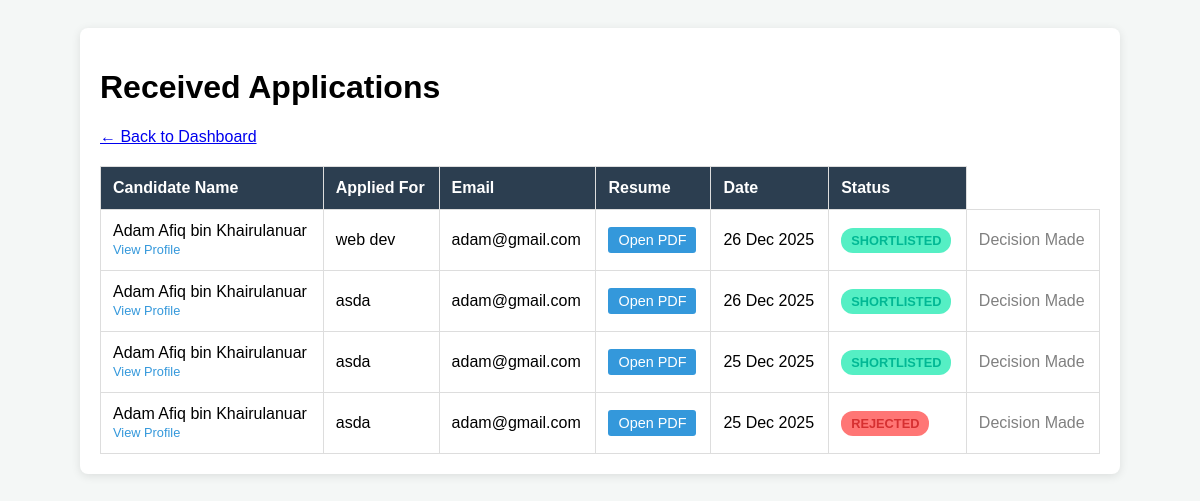
Page /view_applicants.php (signed in) on the committed database.
### tables this page shows
CREATE TABLE `applications` (
  `id` bigint UNSIGNED NOT NULL,
  `job_id` bigint UNSIGNED NOT NULL,
  `user_id` bigint UNSIGNED NOT NULL,
  `resume_path` varchar(255) NOT NULL,
  `cover_letter` text,
  `status` enum('pending','shortlisted','rejected','hired') DEFAULT 'pending',
  `created_at` timestamp NULL DEFAULT NULL,
  `updated_at` timestamp NULL DEFAULT NULL
);

CREATE TABLE `users` (
  `id` bigint UNSIGNED NOT NULL,
  `name` varchar(255) NOT NULL,
  `email` varchar(255) NOT NULL,
  `password` varchar(255) NOT NULL,
  `role` enum('candidate','employer') DEFAULT 'candidate',
  `created_at` timestamp NULL DEFAULT NULL,
  `updated_at` timestamp NULL DEFAULT NULL
);

CREATE TABLE `jobs` (
  `id` bigint UNSIGNED NOT NULL,
  `user_id` bigint UNSIGNED NOT NULL,
  `title` varchar(255) NOT NULL,
  `description` text NOT NULL,
  `location` varchar(255) NOT NULL,
  `salary` varchar(100) DEFAULT NULL,
  `job_type` enum('Full-time','Part-time','Remote','Contract') DEFAULT 'Full-time',
  `status` enum('Open','Closed') DEFAULT 'Open',
  `created_at` timestamp NULL DEFAULT CURRENT_TIMESTAMP,
  `updated_at` timestamp NULL DEFAULT NULL
);

### view_applicants.php (the view, shortened to what this page needs)
<?php
include('config.php');
$employer_id = $_SESSION['user_id'];
$sql = "SELECT
            applications.id as app_id,
            applications.resume_path,
            applications.status as app_status,
            applications.created_at as applied_date,
            jobs.title as job_title,
            users.id as user_id,
            users.name as candidate_name,
            users.email as candidate_email
        FROM applications
        JOIN jobs ON applications.job_id = jobs.id
        JOIN users ON applications.user_id = users.id
        WHERE jobs.user_id = '$employer_id'
        ORDER BY applications.created_at DESC";
$result = $conn->query($sql);
?>
<!DOCTYPE html>
<html>
<head>
</head>
<body>
<div class="container">
    <h1>Received Applications</h1>
    <p><a href="employer_dashboard.php">← Back to Dashboard</a></p>
    <table>
        <thead>
            <tr>
                <th>Candidate Name</th>
                <th>Applied For</th>
                <th>Email</th>
                <th>Resume</th>
                <th>Date</th>
                <th>Status</th>
            </tr>
        </thead>
       <tbody>
   <tbody>
    <?php
    if ($result->num_rows > 0) {
        while($row = $result->fetch_assoc()) {
            $status_class = $row['app_status'];
            echo "<tr>";
            echo "<td>" . htmlspecialchars($row['candidate_name']) . "<br>
                  <a href='view_profile.php?id=" . $row['user_id'] . "' style='font-size:0.8rem; color:#3498db; text-decoration:none;'>View Profile</a></td>";
            echo "<td>" . htmlspecialchars($row['job_title']) . "</td>";
            echo "<td>" . htmlspecialchars($row['candidate_email']) . "</td>";
            echo "<td><a href='" . $row['resume_path'] . "' target='_blank' class='btn-view'>Open PDF</a></td>";
            echo "<td>" . date('d M Y', strtotime($row['applied_date'])) . "</td>";
            echo "<td><span class='status-badge $status_class'>" . ucfirst($row['app_status']) . "</span></td>";
            echo "<td>";
            if ($row['app_status'] == 'pending') {
                echo "<a href='update_status.php?id=" . $row['app_id'] . "&status=shortlisted' style='color:green; font-weight:bold; text-decoration:none;'>Accept</a> | ";
                echo "<a href='update_status.php?id=" . $row['app_id'] . "&status=rejected' style='color:red; font-weight:bold; text-decoration:none;'>Reject</a>";
            } else {
                echo "<span style='color:gray;'>Decision Made</span>";
            }
            echo "</td>";
            echo "</tr>";
        }
    } else {
        echo "<tr><td colspan='7' style='text-align:center;'>No applications received yet.</td></tr>";
    }
    ?>
</tbody>
    </table>
</div>
</body>
</html>

### view_applicants.php (style rules this page uses)
body { font-family: Arial, sans-serif; background: #f4f7f6; padding: 20px; }
.container { max-width: 1000px; margin: auto; background: white; padding: 20px; border-radius: 8px; box-shadow: 0 2px 10px rgba(0,0,0,0.1); }
table { width: 100%; border-collapse: collapse; margin-top: 20px; }
th, td { padding: 12px; border: 1px solid #ddd; text-align: left; }
th { background: #2c3e50; color: white; }
.btn-view { background: #3498db; color: white; padding: 5px 10px; text-decoration: none; border-radius: 3px; font-size: 0.9rem; }
.status-badge { padding: 4px 8px; border-radius: 4px; font-size: 0.8rem; text-transform: uppercase; font-weight: bold; }
.status-badge { padding: 5px 10px; border-radius: 12px; font-size: 0.8rem; font-weight: bold; }
.shortlisted { background: #55efc4; color: #00b894; }
.rejected { background: #ff7675; color: #d63031; }

### rows in the picture
applications: user.name "Adam Afiq bin Khairulanuar", job.title "web dev", user.email "adam@gmail.com", created_at "26 Dec 2025", status "SHORTLISTED", shows "Decision Made"
applications: user.name "Adam Afiq bin Khairulanuar", job.title "asda", user.email "adam@gmail.com", created_at "26 Dec 2025", status "SHORTLISTED", shows "Decision Made"
applications: user.name "Adam Afiq bin Khairulanuar", job.title "asda", user.email "adam@gmail.com", created_at "25 Dec 2025", status "SHORTLISTED", shows "Decision Made"
applications: user.name "Adam Afiq bin Khairulanuar", job.title "asda", user.email "adam@gmail.com", created_at "25 Dec 2025", status "REJECTED", shows "Decision Made"
